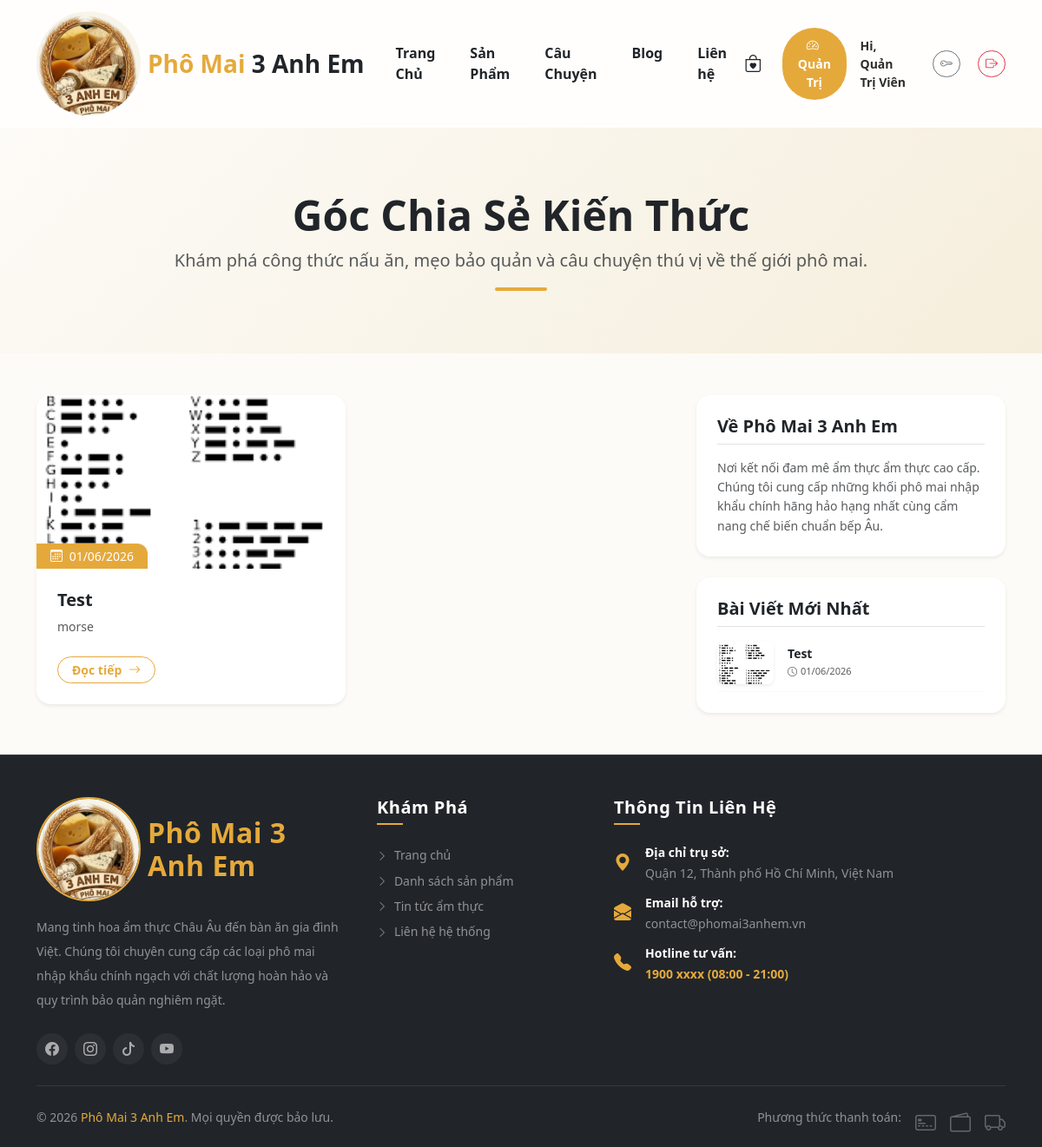
/phomai3anhem/Blog.php (signed in), run on the app's committed database.
### tables this page shows
CREATE TABLE `posts` (
  `id` int(11) NOT NULL,
  `title` varchar(255) NOT NULL,
  `slug` varchar(255) NOT NULL,
  `image` varchar(255) DEFAULT 'default-post.jpg',
  `summary` varchar(500) DEFAULT NULL,
  `content` text NOT NULL,
  `created_at` timestamp NOT NULL DEFAULT current_timestamp()
);

### phomai3anhem/Blog.php (the view, shortened to what this page needs)
<?php
include_once 'config/db.php';
include_once 'includes/header.php';
$stmt_all = $pdo->query("SELECT * FROM posts ORDER BY id DESC");
$posts = $stmt_all->fetchAll();
$stmt_recent = $pdo->query("SELECT * FROM posts ORDER BY id DESC LIMIT 3");
$recent_posts = $stmt_recent->fetchAll();
?>
<div class="blog-banner py-5 mb-5 bg-light position-relative overflow-hidden" style="background: linear-gradient(135deg, #fdfbf7 0%, #f5eedc 100%);">
    <div class="container py-4 text-center" data-aos="fade-down">
        <h1 class="fw-bold text-dark display-5 mb-2">Góc Chia Sẻ Kiến Thức</h1>
        <p class="text-muted lead mb-0">Khám phá công thức nấu ăn, mẹo bảo quản và câu chuyện thú vị về thế giới phô mai.</p>
        <div class="mx-auto mt-3 bg-gold rounded-pill" style="width: 60px; height: 4px;"></div>
    </div>
</div>
<div class="container mb-5">
    <div class="row g-4">
        <div class="col-lg-8">
            <div class="row g-4">
                <?php if (count($posts) > 0): ?>
                    <?php foreach ($posts as $post): ?>
                        <div class="col-md-6 col-12" data-aos="fade-up">
                            <div class="card h-100 border-0 shadow-sm rounded-4 overflow-hidden blog-card bg-white">
                                <div class="position-relative overflow-hidden" style="height: 200px;">
                                    <img src="assets/img/<?= !empty($post['image']) ? $post['image'] : 'default-post.jpg'; ?>"
                                         class="w-100 h-100 object-fit-cover blog-img"
                                         alt="<?= htmlspecialchars($post['title']); ?>">
                                    <span class="position-absolute bottom-0 start-0 bg-gold text-white px-3 py-1 small rounded-tr-4 font-semibold shadow-sm">
                                        <i class="bi bi-calendar3 me-1"></i> <?= date('d/m/Y', strtotime($post['created_at'])); ?>
                                    </span>
                                </div>
                                <div class="card-body p-4 d-flex flex-column">
                                    <h5 class="fw-bold text-dark mb-2 line-clamp-2 hover-gold-text">
                                        <a href="blog-detail.php?slug=<?= $post['slug']; ?>" class="text-decoration-none text-dark">
                                            <?= htmlspecialchars($post['title']); ?>
                                        </a>
                                    </h5>
                                    <p class="text-muted small mb-4 flex-grow-1 line-clamp-3">
                                        <?= htmlspecialchars($post['summary'] ?? 'Bấm xem chi tiết để khám phá những kiến thức bổ ích về món ăn này...'); ?>
                                    </p>
                                    <div class="mt-auto">
                                        <a href="blog-detail.php?slug=<?= $post['slug']; ?>" class="btn btn-sm btn-outline-gold rounded-pill px-3 fw-bold small transition-all">
                                            Đọc tiếp <i class="bi bi-arrow-right ms-1"></i>
                                        </a>
                                    </div>
                                </div>
                            </div>
                        </div>
                    <?php endforeach; ?>
                <?php endif; ?>
            </div>
        </div>
        <div class="col-lg-4">
            <div class="card border-0 shadow-sm rounded-4 p-4 mb-4 bg-white" data-aos="fade-left">
                <h5 class="fw-bold text-dark border-bottom pb-2 mb-3">Về Phô Mai 3 Anh Em</h5>
                <p class="text-muted small mb-0" style="line-height: 1.6;">
                    Nơi kết nối đam mê ẩm thực ẩm thực cao cấp. Chúng tôi cung cấp những khối phô mai nhập khẩu chính hãng hảo hạng nhất cùng cẩm nang chế biến chuẩn bếp Âu.
                </p>
            </div>
            <div class="card border-0 shadow-sm rounded-4 p-4 bg-white position-sticky" style="top: 90px;" data-aos="fade-left" data-aos-delay="100">
                <h5 class="fw-bold text-dark border-bottom pb-2 mb-3">Bài Viết Mới Nhất</h5>
                <div class="d-flex flex-column gap-3">
                    <?php if (count($recent_posts) > 0): ?>
                        <?php foreach ($recent_posts as $r_post): ?>
                            <div class="d-flex align-items-center gap-3 pb-2 border-bottom border-light">
                                <img src="assets/img/<?= !empty($r_post['image']) ? $r_post['image'] : 'default-post.jpg'; ?>"
                                     class="rounded-3 object-fit-cover shadow-sm" style="width: 65px; height: 50px;" alt="">
                                <div class="overflow-hidden">
                                    <h6 class="text-dark small fw-bold mb-1 text-truncate">
                                        <a href="blog-detail.php?slug=<?= $r_post['slug']; ?>" class="text-decoration-none text-dark hover-gold-text">
                                            <?= htmlspecialchars($r_post['title']); ?>
                                        </a>
                                    </h6>
                                    <small class="text-muted d-block" style="font-size: 11px;">
                                        <i class="bi bi-clock me-1"></i><?= date('d/m/Y', strtotime($r_post['created_at'])); ?>
                                    </small>
                                </div>
                            </div>
                        <?php endforeach; ?>
                    <?php else: ?>
                        <small class="text-muted">Chưa có bài viết mới cập nhật.</small>
                    <?php endif; ?>
                </div>
            </div>
        </div>
    </div>
</div>
<?php include_once 'includes/footer.php'; ?>

### phomai3anhem/includes/header.php (style rules this page uses)
:root { --primary-gold: #E5A93B; --bg-cream: #FDFBF7; --text-charcoal: #2C2C2C; --glass-bg: rgba(255, 255, 255, 0.7); --glass-border: rgba(255, 255, 255, 0.4); --glass-blur: blur(12px); }
body { background-color: var(--bg-cream); color: var(--text-charcoal); font-family: 'Segoe UI', Tahoma, Geneva, Verdana, sans-serif; overflow-x: hidden; }

### phomai3anhem/Blog.php (style rules this page uses)
:root { --gold-color: #E5A93B; --gold-hover: #C98F2A; }
.bg-gold { background-color: var(--gold-color) !important; }
.btn-outline-gold { color: var(--gold-color); border-color: var(--gold-color); }
.blog-card { transition: all 0.3s cubic-bezier(0.25, 0.8, 0.25, 1); }
.blog-img { transition: transform 0.5s ease; }
.rounded-tr-4 { border-top-right-radius: 12px !important; }
.line-clamp-2 { display: -webkit-box; -webkit-line-clamp: 2; -webkit-box-orient: vertical; overflow: hidden; }
.line-clamp-3 { display: -webkit-box; -webkit-line-clamp: 3; -webkit-box-orient: vertical; overflow: hidden; }

### data on the page
posts: image (picture), created_at "01/06/2026", title "Test", summary "morse"

### other printed values
$_SESSION['user_name'] "Quản Trị Viên"
